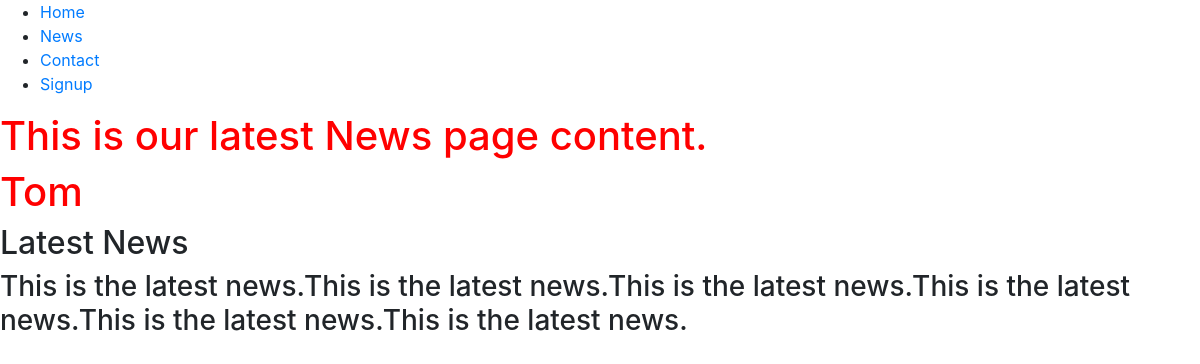
Before: /news/ with the older database file.
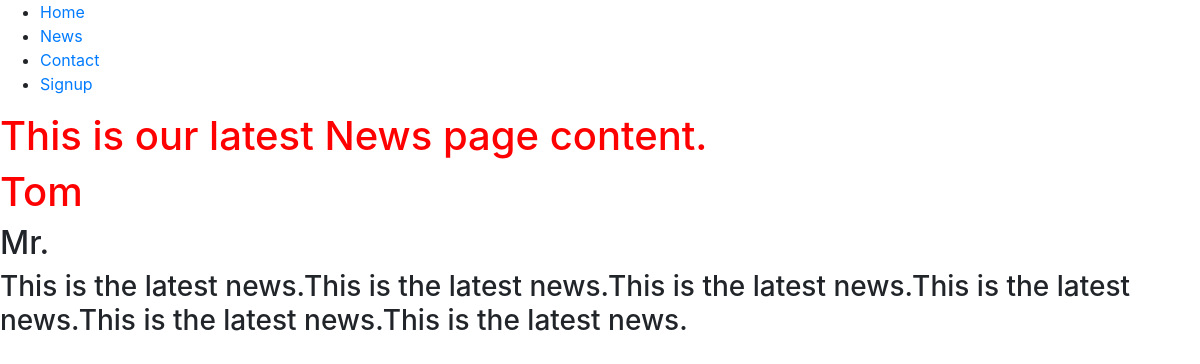
After: the same page with the newer database file.
### NewsApp/models.py (models this page shows, shortened)
class News(models.Model):
    author = models.CharField(max_length=30)
    title = models.CharField(max_length=30)
    description = models.TextField()
    pub_date = models.DateTimeField(default= timezone.now())

### NewsApp/views.py (the view)
# urls.py: path('news/', NewsP, name='news'),
def NewsP(request):
    obj = News.objects.get(id=1)
    context = {
        "data":obj
    }
    return render(request, 'news.html', context)

### Templates/news.html (shortened to what this page needs)
{% extends 'base.html' %}
{% block body %}
<h1>This is our latest News page content.</h1>
<h1>{{ data.author }}</h1>
<h2>{{ data.title }}</h2>
<h3>{{ data.description }}</h3>
{% endblock %}

### Templates/base.html (shortened to what this page needs)
{% load static %}
<!DOCTYPE html>
<html lang="en">
<head>
    <link rel="stylesheet" type="text/css", href="{% static 'bootstrap/css/bootstrap.min.css' %}"/>
    <link rel="stylesheet" type="text/css", href="{% static 'css/style.css' %}"/>
    {% include 'navbar.html' %}
</head>
<body>
{% block body %} {% endblock %}
</body>
</html>

### Templates/navbar.html
<nav>
    <ul>
        <li><a href="{% url 'home' %}">Home</a></li>
        <li><a href="{% url 'news' %}">News</a></li>
        <li><a href="{% url 'contact' %}">Contact</a></li>
        <li><a href="{% url 'register' %}">Signup</a></li>
    </ul>
</nav>

### static/css/style.css (style rules this page uses)
h1 { color:red; }

Changed rows visible on the page:
changed News "Tom": title "Latest News" → "Mr."
